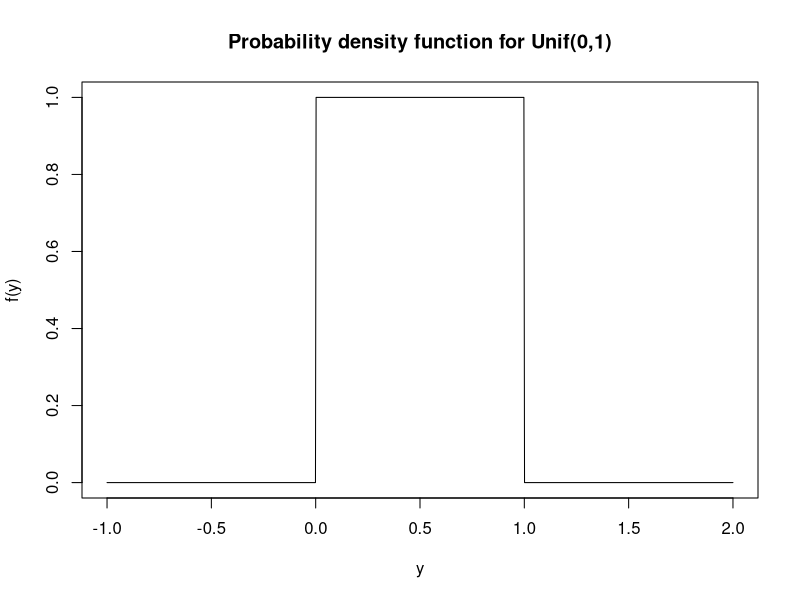
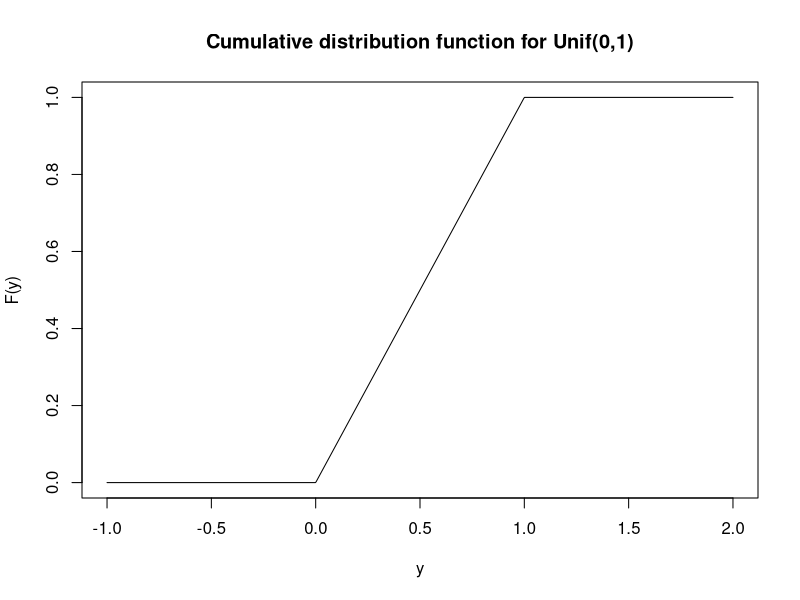
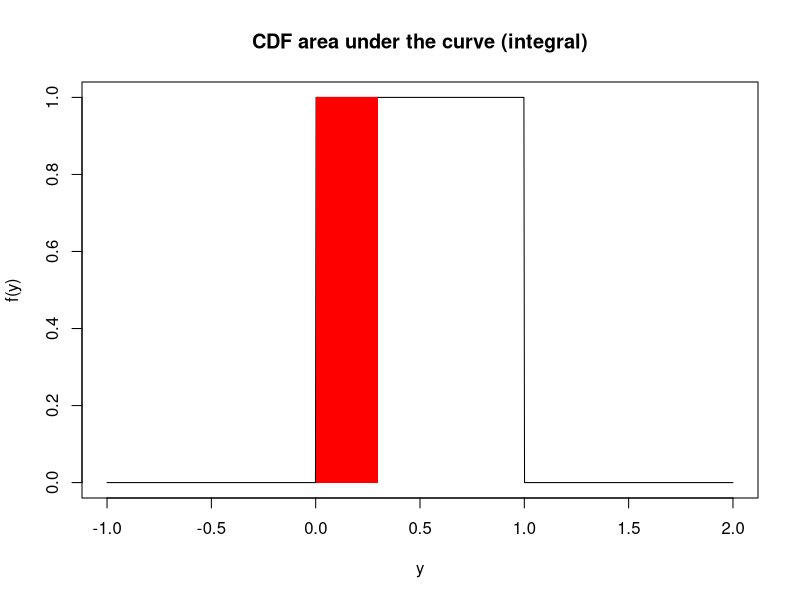
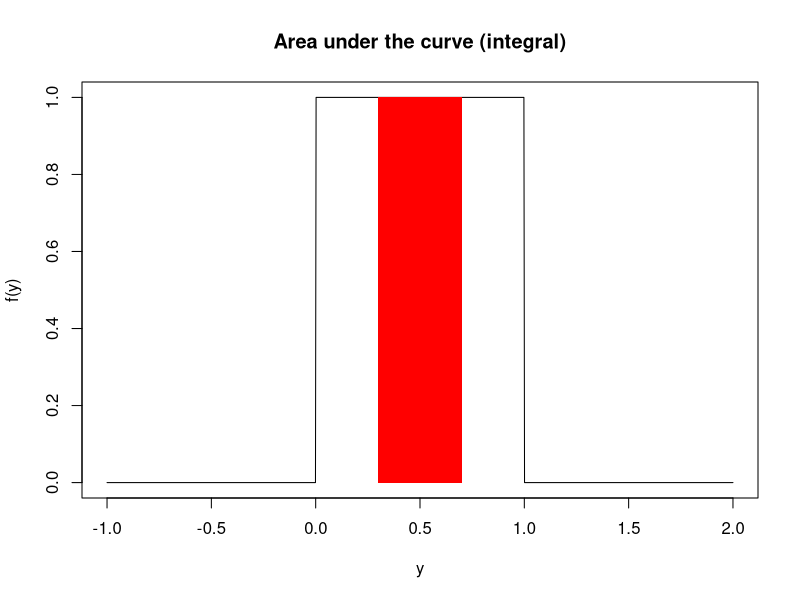
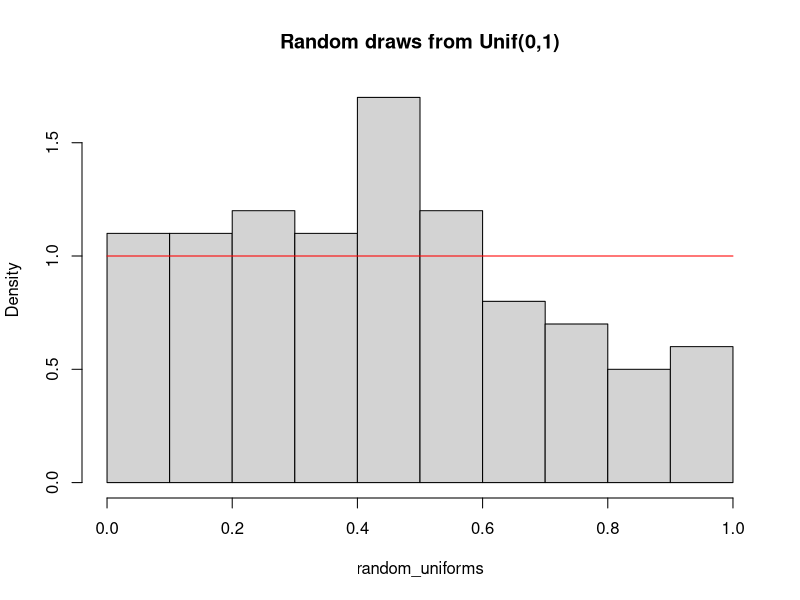
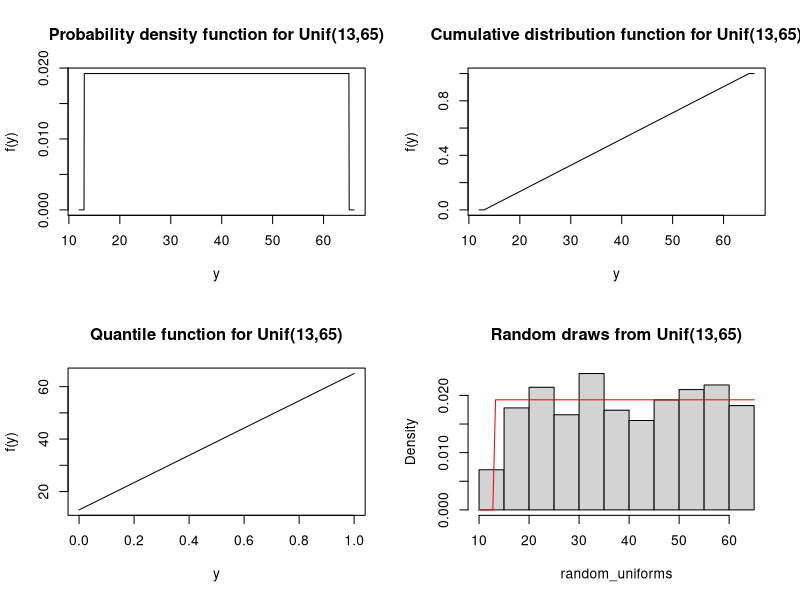
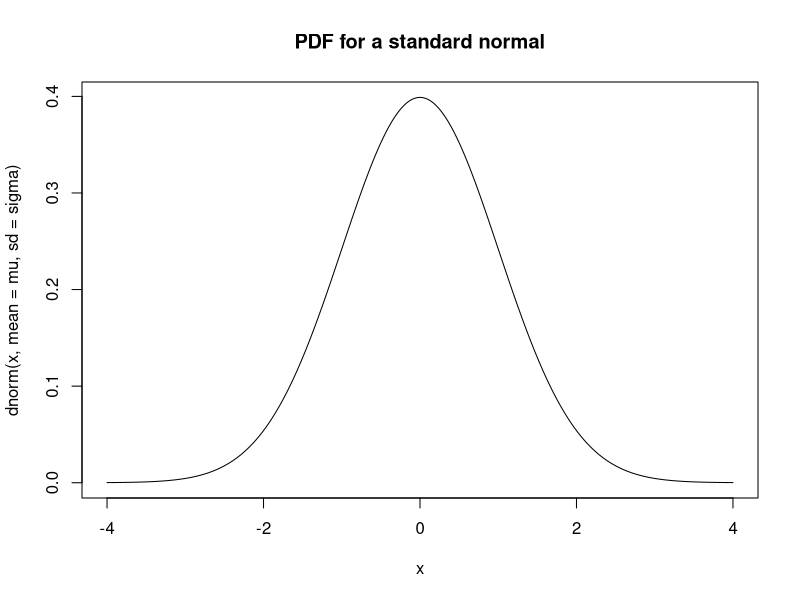
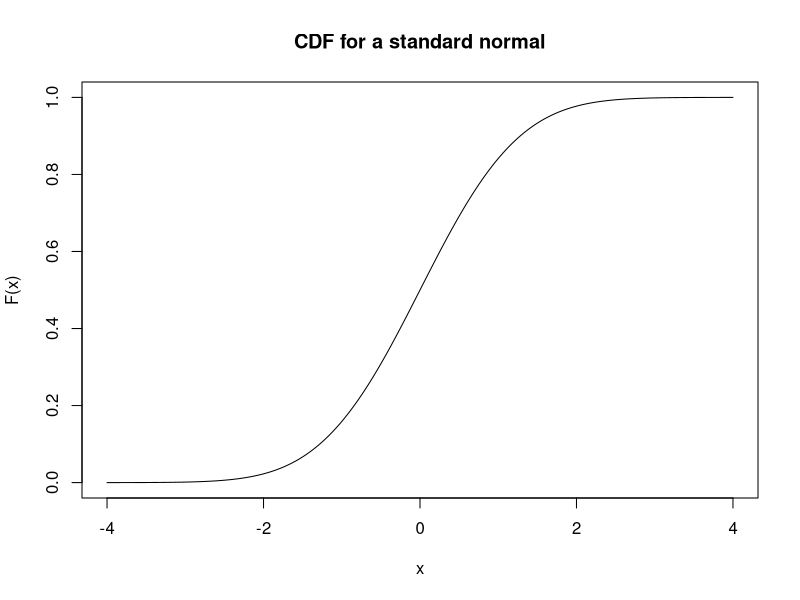

Write R code to recreate these figures, in order.
## ---- chunk 1
a <- 0
b <- 1

# The curve function expects you to give a function of `x` and then it 
# (internally) creates a sequence of values from `from` and to `to` and creates
# plots similar to what we had before, but using a line rather than points.
curve(dunif(x, min = a, max = b), 
      from = -1, to = 2, n = 1001, 
      xlab='y', ylab='f(y)', 
      main='Probability density function for Unif(0,1)')
## ---- chunk 2
curve(punif(x, min = a, max = b), 
      from = -1, to = 2, n = 1001,
      xlab='y', ylab='F(y)', 
      main='Cumulative distribution function for Unif(0,1)')
## ---- chunk 3
# Visualize the CDF
curve(dunif(x, min = a, max = b), 
      from = -1, to = 2, n = 1001,
      xlab='y', ylab='f(y)', 
      main='CDF area under the curve (integral)')

U <- 0.3
x <- seq(-1, U, length = 1001)
polygon(c(x, rev(x)), 
          c(rep(0, length(x)), dunif(rev(x), min = a, max = b)),
          col = "red", lty = 0)

punif(U, min = a, max = b)
## ---- chunk 4
# Visualize area under the curve
curve(dunif(x, min = a, max = b), 
      from = -1, to = 2, n = 1001,
      xlab='y', ylab='f(y)', 
      main='Area under the curve (integral)')

L <- 0.3; U <- 0.7
x <- seq(L, U, length = 1001)
polygon(c(x, rev(x)), 
          c(rep(0, length(x)), dunif(rev(x), min = a, max = b)),
          col = "red", lty = 0)

punif(U, min = a, max = b) - punif(L, min = a, max = b)
## ---- chunk 5
random_uniforms <- runif(100, min = a, max = b)

hist(random_uniforms, 
     probability = TRUE, 
     main = "Random draws from Unif(0,1)")

curve(dunif(x, min = a, max = b), 
      add = TRUE, col="red")
## ---- chunk 6
a <- 13
b <- 65

opar = par(mfrow=c(2,2)) # Create a 2x2 grid of figures
curve(dunif(x, min = a, max = b), 
      from = a - 1, to = b + 1, n = 1001,
      xlab='y', ylab='f(y)', 
      main='Probability density function for Unif(13,65)')

curve(punif(x, min = a, max = b), 
      from = a - 1, to = b + 1, n = 1001,
      xlab='y', ylab='f(y)', 
      main='Cumulative distribution function for Unif(13,65)')

curve(qunif(x, min = a, max = b), 
      from = 0, to = 1,
      xlab='y', ylab='f(y)', 
      main='Quantile function for Unif(13,65)')

random_uniforms <- runif(999, min = a, max = b)

hist(random_uniforms, probability = TRUE, 
     main = "Random draws from Unif(13,65)")

curve(dunif(x, min = a, max = b), 
      add=TRUE, col="red")

par(opar) # Revert back to 1x1 grid
## ---- chunk 7
mu    <- 0
sigma <- 1 # standard deviation

curve(dnorm(x, mean = mu, sd = sigma), # notice the 3rd argument is the sd
      from = mu - 4*sigma, to = mu + 4*sigma, n = 1001,
      main = "PDF for a standard normal")
## ---- chunk 8
curve(pnorm(x, mean = mu, sd = sigma), 
      from = mu - 4*sigma, to = mu + 4*sigma, n = 1001,
      main = "CDF for a standard normal",
      ylab = "F(x)")
## ---- chunk 9
# Visualize the CDF
curve(dnorm(x, mean = mu, sd = sigma), 
      from = mu - 4*sigma, to = mu + 4*sigma, n = 1001,
      xlab='y', ylab='f(y)', 
      main='Integral')

x <- seq(mu - 4*sigma, 0.3, length = 1001)
polygon(c(x, rev(x)), 
          c(rep(0, length(x)), dnorm(rev(x), mean = mu, sd = sigma)),
          col = "red", lty = 0)

pnorm(0.3, mean = mu, sd = sigma)
## ---- chunk 10
# Visualize area under the curve
curve(dnorm(x, mean = mu, sd = sigma), 
      from = mu - 4*sigma, to = mu + 4*sigma, n = 1001,
      xlab='y', ylab='f(y)', 
      main='Integral')

L <- -0.2; U <- 0.3
x <- seq(L, U, length = 1001)
polygon(c(x, rev(x)), 
          c(rep(0, length(x)), dnorm(rev(x), mean = mu, sd = sigma)),
          col = "red", lty = 0)

pnorm(U, mean = mu, sd = sigma) - pnorm(L, mean = mu, sd = sigma)
## ---- chunk 11
curve(qnorm(x, mean = mu, sd = sigma),
      from = 0, to = 1, n = 1001, 
      main = "Quantile function for a standard normal")
## ---- chunk 12
draws <- rnorm(100, mean = mu, sd = sigma)
hist(draws, probability = TRUE)
curve(dnorm(x, mean = mu, sd = sigma), n = 1001, 
      add = TRUE, col = "red")
## ---- chunk 13
mu    <- -4
sigma <- sqrt(3) # standard deviation!!!

opar = par(mfrow=c(2,2))
curve(dnorm(x, mean = mu, sd = sigma), 
      from = mu-4*sigma, to = mu+4*sigma, n = 1001, 
      main = "PDF for a normal")

curve(pnorm(x, mean = mu, sd = sigma), 
      from = mu-4*sigma, to = mu+4*sigma, n = 1001,
      main = "CDF for a normal")

curve(qnorm(x, mean = mu, sd = sigma),
      from = 0, to = 1, n = 1001,
      main = "Quantile function for a normal")

draws <- rnorm(999, mean = mu, sd = sigma)

hist(draws, probability = TRUE)
curve(dnorm(x, mean = mu, sd = sigma), n = 1001,
      add = TRUE, col = "red")

par(opar)
## ---- chunk 14
# Try any values for mu and sigma
mu    <- 0
sigma <- 1

pnorm(mu + 1 * sigma, mean = mu, sd = sigma) - pnorm(mu - 1 * sigma, mean = mu, sd = sigma)
pnorm(mu + 2 * sigma, mean = mu, sd = sigma) - pnorm(mu - 2 * sigma, mean = mu, sd = sigma)
pnorm(mu + 3 * sigma, mean = mu, sd = sigma) - pnorm(mu - 3 * sigma, mean = mu, sd = sigma)
## ---- chunk 15
n <- 70
p <- 0.015

mn <- n*p # mean
vr <- n*p*(1-p)

dnorm(  0, mean = mn, sd = sqrt(vr)) # INCORRECT (this not even a probability)

pnorm(    0, mean = mn, sd = sqrt(vr)) # Approximate probability of 0 failures
1 - pnorm(3, mean = mn, sd = sqrt(vr)) # Approximate probability of 3 or more sensor failures
## ---- chunk 16
pnorm(    0 + 1/2, mean = mn, sd = sqrt(vr)) # Approximate probability of 0 failures
1 - pnorm(3 - 1/2, mean = mn, sd = sqrt(vr)) # Approximate probability of 3 or more sensor failures
